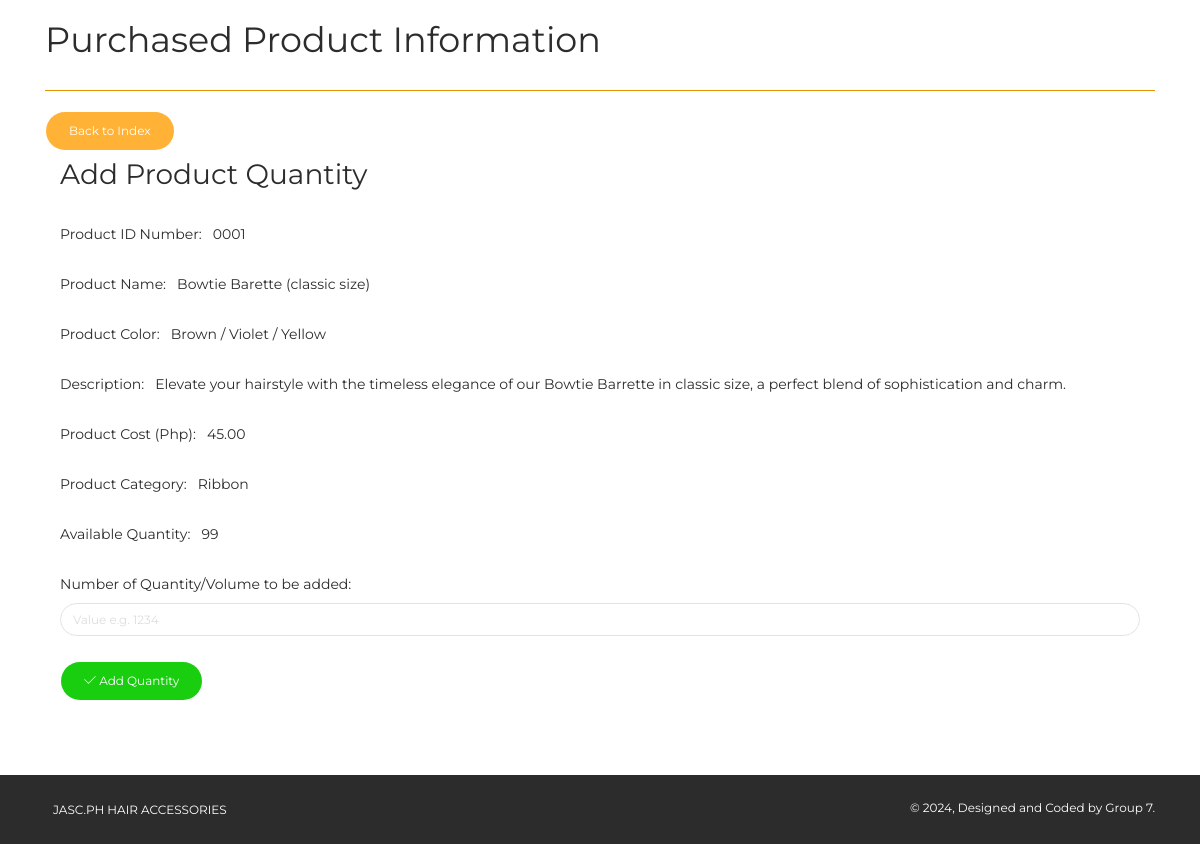
The page /pages/product_add_qty.php?prod_id=24 (signed in) on the database its author committed.
### tables this page shows
CREATE TABLE `products` (
  `prod_id` int(11) NOT NULL,
  `prod_name` varchar(50) NOT NULL,
  `prod_color` varchar(255) NOT NULL,
  `prod_desc` varchar(500) NOT NULL,
  `prod_qty` int(11) NOT NULL,
  `prod_cost` decimal(10,2) NOT NULL,
  `prod_price` decimal(10,2) NOT NULL,
  `category` varchar(100) NOT NULL,
  `supplier` varchar(100) NOT NULL,
  `prod_serial` varchar(50) NOT NULL,
  `prod_pic1` varchar(500) NOT NULL,
  `prod_pic2` varchar(500) NOT NULL,
  `prod_pic3` varchar(500) NOT NULL
);

### pages/product_add_qty.php (the view, shortened to what this page needs)
<?php
include("../config/dbconn.php");
?>
<?php
    $prod_id=isset($_GET['prod_id']) ? $_GET['prod_id'] : die('ERROR: Record ID not found.');
    $result = mysqli_query($dbconn, "SELECT * FROM products WHERE prod_id=$prod_id");
        while($res = mysqli_fetch_array($result))
        {
            $prod_name = $res['prod_name'];
            $prod_color = $res['prod_color'];
            $prod_desc = $res['prod_desc'];
            $prod_qty = $res['prod_qty'];
            $prod_price = $res['prod_price'];
            $category = $res['category'];
            $prod_serial = $res['prod_serial'];
        }
?>
<!DOCTYPE html>
<html lang="en">
<head>
    <link rel="stylesheet" href="https://maxcdn.bootstrapcdn.com/font-awesome/latest/css/font-awesome.min.css" />
    <link href="../assets/css/bootstrap.min.css" rel="stylesheet" />
    <link href="../assets/css/now-ui-kit.css?v=1.1.0" rel="stylesheet" />
    <link href="../assets/css/demo.css" rel="stylesheet" />
</head>
<body class="index-page sidebar-collapse">
    <div class="wrapper">
<br>
        <div class="main">
            <div class="section section-basic">
                <div class="container">
                      <h2>Purchased Product Information</h2>
                      <hr color="orange">
                      <a href='admin_panel.php' class='btn btn-warning btn-round'>Back to Index</a>
                <br>
                <div class="col-md-12">
    <div class="panel panel-success panel-size-custom">
  <div class="panel-heading"><h3>Add Product Quantity</h3></div>
  <div class="panel-body">
    <form action="product_add_qty.php" method="post">
        <div class="form group">
            <label for="prod_serial">Product ID Number: &nbsp <?php echo $prod_serial;?></label><br><br>
            <label for="prod_name">Product Name: &nbsp <?php echo $prod_name;?></label><br><br>
            <label for="prod_color">Product Color: &nbsp <?php echo $prod_color;?></label><br><br>
            <label for="prod_desc">Description: &nbsp <?php echo $prod_desc;?></label><br><br>
            <label for="prod_price">Product Cost (Php): &nbsp <?php echo $prod_price;?></label><br><br>
            <label for="category">Product Category: &nbsp <?php echo $category;?></label><br><br>
            <label for="qty">Available Quantity: &nbsp <?php echo $prod_qty;?></label><br><br>
            <label for="prod_qty">Number of Quantity/Volume to be added:</label>
            <input type="text" class="form-control" id="prod_qty" name="prod_qty" placeholder="Value e.g. 1234">
        </div>
        <br/>
        <div class="form group">
            <button type="submit" class="btn btn-success btn-round" id="submit" name="submit">
            <i class="now-ui-icons ui-1_check"></i> Add Quantity
            </button>
        </div>
    </form>
  </div>
</div>
</div>
</div>
</div>
<footer class="footer" data-background-color="black">
            <div class="container">
                <nav>
                    <ul>
                        <li>
                            <a href="" target="_blank">
                               JASC.PH HAIR ACCESSORIES
                            </a>
                        </li>
                    </ul>
                </nav>
                <div class="copyright">
                    &copy;
                    , Designed and Coded by Group 7.
                </div>
            </div>
        </footer>
    </div>
</body>
</html>

### assets/css/demo.css (style rules this page uses)
.section-basic { padding-top: 0; }

### rows shown on the page
products: prod_serial "0001", prod_name "Bowtie Barette (classic size)", prod_color "Brown / Violet / Yellow", prod_desc "Elevate your hairstyle with the timeless elegance of our Bowtie Barrette in classic size, a perfect blend of sophistication and charm.", prod_price "45.00", category "Ribbon", prod_qty "99"
